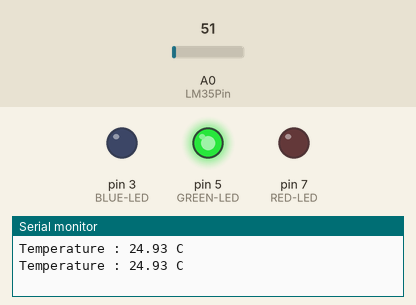
Simulated run of this sketch. Board: Arduino Uno, built with avr-gcc and run on an emulated ATmega328P. Shown: output pins drawn as LEDs (lit = HIGH), the last lines printed to the serial monitor. Inputs (shaded band) come from the test bench; at power-on: A0 (LM35Pin) = 51.

Above: at 3.8 s.
3.9 s: A0 (LM35Pin) set to 64
At 10.2 s:
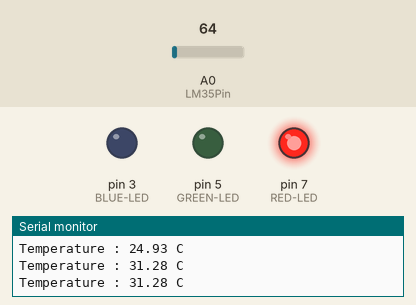
10.5 s: A0 (LM35Pin) set to 30
At 16.1 s:
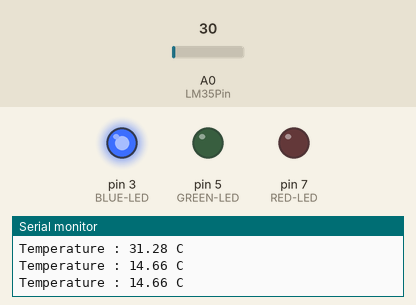
16.5 s: A0 (LM35Pin) set to 61
At 22.0 s:
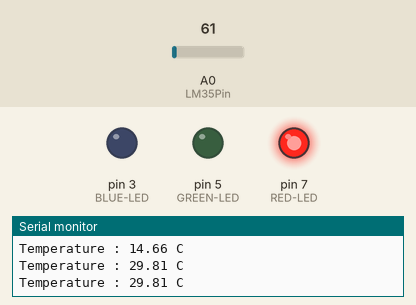
22.5 s: A0 (LM35Pin) set to 15
At 27.8 s:
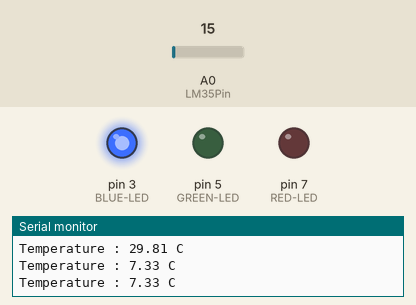
Timing chart, 0 to 29.3 s (numbered marks = the images above; inputs shaded):
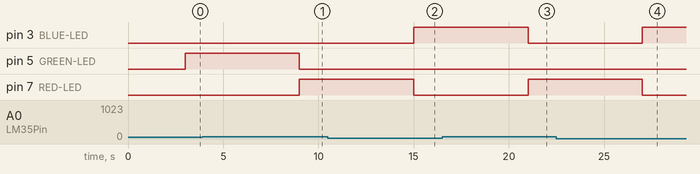

The sketch:

Temperature-Monitor.ino
```cpp
int LM35Pin = A0;
float voltage;
float Temperature;

void setup()
{
  pinMode(3,OUTPUT);  //BLUE-LED
  pinMode(5,OUTPUT);  //GREEN-LED
  pinMode(7,OUTPUT);  //RED-LED
  Serial.begin(9600);
}

void loop()
{
  int TempValue = analogRead(LM35Pin);
  voltage = TempValue *(5.00 / 1023.00);
  Temperature = voltage * 100;

  Serial.print("Temperature : ");
  Serial.print(Temperature);
  Serial.println(" C ");

  delay(3000);
  if (Temperature < 23.00)
  {
    digitalWrite(3,1);  //BLUE-LED-ON
    digitalWrite(5,0);  //GREEN-LED-OFF
    digitalWrite(7,0); //RED-LED-OFF
  }
  else if (Temperature >= 23.00 && Temperature <= 28.00)
  {
    digitalWrite(5,1);  //GREEN-LED-ON
    digitalWrite(3,0);  //BLUE-LED-OFF
    digitalWrite(7,0);  //RED-LED-OFF
  }
  else
  {
    digitalWrite(7,1);  //RED-LED-ON
    digitalWrite(5,0);  //GREEN-LED-OFF
    digitalWrite(3,0);  //BLUE-LED-OFF
  }
}
```

Measured:
- the behaviour switches between 57 and 58 on A0 (LM35Pin) (found by bisection; images 0 and 1)
- after the input at 3.9 s, pin 5 (GREEN-LED): HIGH → LOW after 5.1 s; pin 7 (RED-LED): LOW → HIGH after 5.1 s
- after the input at 10.5 s, pin 3 (BLUE-LED): LOW → HIGH after 4.5 s; pin 7 (RED-LED): HIGH → LOW after 4.5 s
- after the input at 16.5 s, pin 3 (BLUE-LED): HIGH → LOW after 4.5 s; pin 7 (RED-LED): LOW → HIGH after 4.5 s
- after the input at 22.5 s, pin 3 (BLUE-LED): LOW → HIGH after 4.5 s; pin 7 (RED-LED): HIGH → LOW after 4.5 s
